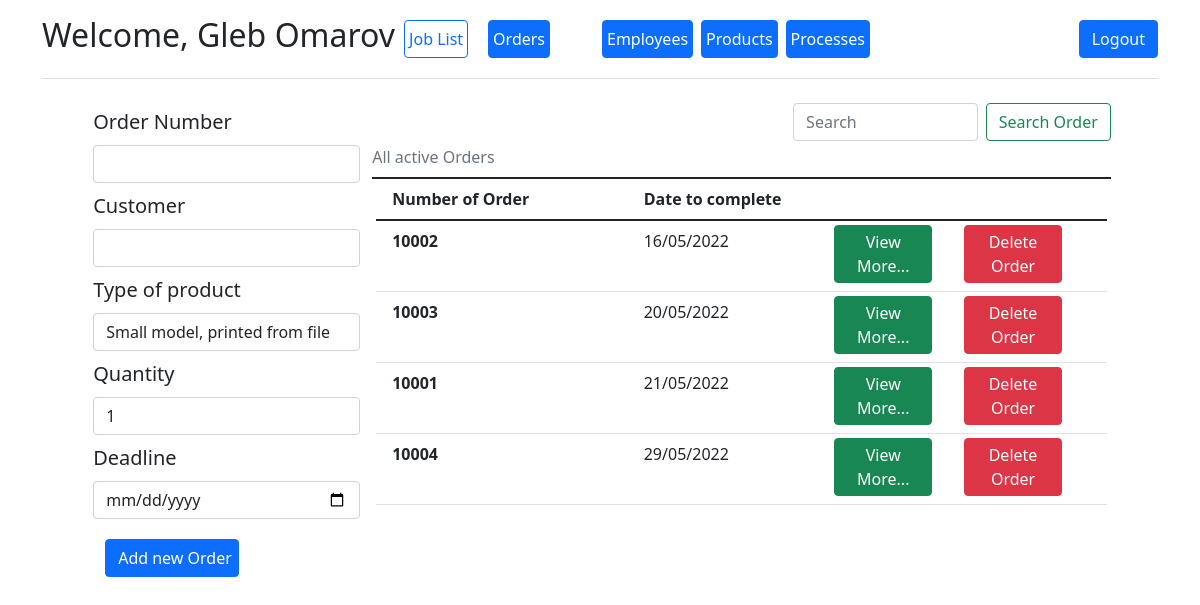
The page /add_order (signed in) on the database as committed earlier.
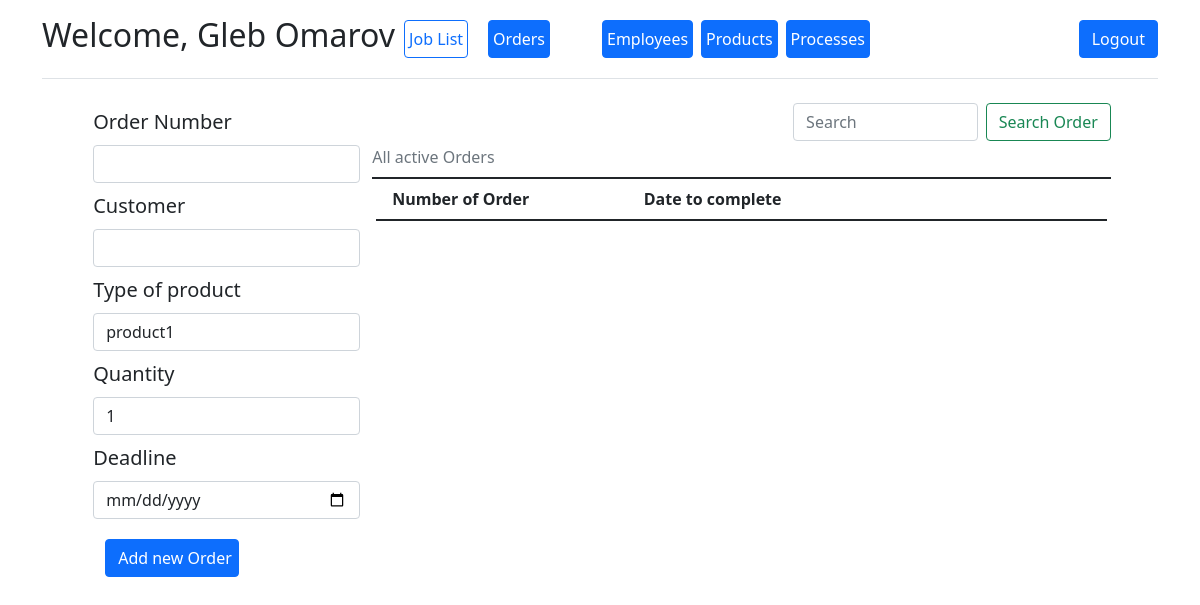
The same page on the database as committed later.
### app/models.py (models this page shows)
class Order(db.Model):
    order_id = db.Column(db.Integer, primary_key=True, nullable=False)
    customer = db.Column("Name", db.String)
    quantity = db.Column("Quantity", db.Integer)
    completed = db.Column("Completed", db.Boolean, default=False)
    date_to_complete = db.Column("Date_to_complete", db.Date)
    products = db.relationship("Product", secondary=orders_products, back_populates="orders")
    processes_in_order = db.relationship('ProcessInOrder', backref='Order', lazy='dynamic')

### app/routes.py (the view, shortened to what this page needs)
@process_app.route('/add_order', methods=['get', 'post'])
@login_required
def add_order():
    table = models.Order.query.filter_by(completed=False).order_by(models.Order.date_to_complete.asc())
    form = AddOrder()
    form.product.choices = [
        (product.product_id, product.name) for product in models.Product.query.filter(models.Product.active)
    ]
    return render_template('add_order.html', form=form, table=table)

### app/forms.py
class AddOrder(FlaskForm):
    order_id = IntegerField("Order Number", validators=[InputRequired()])
    quantity = IntegerField("Quantity", validators=[InputRequired()], default=1)
    customer = StringField("Customer", validators=[InputRequired()])
    date = DateField("Deadline", validators=[InputRequired()])
    product = SelectField("Type of product", validators=[InputRequired()])
    submit = SubmitField()

### app/__init__.py (called while the page is built)
@login_manager.user_loader
def load_user(user_id):
    return Employee.query.get(int(user_id))

### app/templates/add_order.html (shortened to what this page needs)
{% extends "base.html" %}
{% block content %}
<div class="container">
    <div class="row g-3 justify-content-md-center">
        {% if current_user.admin %}
        <form action="" method="post" class="d-flex flex-column w-25  fs-5">
            {{ form.order_id.label(class="form-label m-1") }}
            {{ form.order_id(class="form-control m-1") }}
            {{ form.customer.label(class="form-label m-1") }}
            {{ form.customer(class="form-control m-1") }}
            {{ form.product.label(class="form-label m-1") }}
            {{ form.product(class="form-control m-1") }}
            {{ form.quantity.label(class="form-label m-1") }}
            {{ form.quantity(class="form-control m-1") }}
            {{ form.date.label(class="form-label m-1") }}
            {{ form.date(class="form-control m-1") }}
            {{ form.submit(class="btn btn-primary m-3 w-50", value="Add new Order") }}
        </form>
        {% endif %}
        <div class="col-8">
            <form class="d-flex justify-content-end" action="{{ url_for('search_order') }}" method="post">
                <div class="col">
                </div>
                <input class="form-control me-2 w-25" type="search" placeholder="Search" aria-label="Search Order"
                       name="search_field">
                <button class="btn btn-outline-success" type="submit">Search Order</button>
            </form>
            <p class="text-secondary  border-bottom border-dark border-2 lh-lg pb-1 mb-1">All active Orders</p>
            <div class="container scroll">
                <div class="row border-bottom border-dark border-2">
                    <div class="col-4 pb-1 fw-bold lh-lg mx-1">Number of Order</div>
                    <div class="col-4 pb-1 fw-bold lh-lg mx-1">Date to complete</div>
                    <div class="w-25"></div>
                </div>
                {% for order in table %}
                <div class="row table-row border-bottom border-black-50 border-1">
                    <div class="col-4 pb-1 fw-bold lh-lg m-1">{{ order.order_id }}</div>
                    <div class="col-3 pb-1 fw-normal lh-lg m-1">{{ order.date_to_complete.strftime('%d/%m/%Y') }}</div>
                    <div class="col-2 pb-1 fw-normal lh-lg m-1">
                        <button type="button" data-bs-toggle="collapse" class="btn btn-success p-1"
                                data-bs-target="#o{{order.order_id}}"
                                aria-expanded="true" aria-controls="o{{order.order_id}}">View More...
                        </button>
                    </div>
                    <div class="col-2 pb-1 fw-bold lh-lg m-1">
                        <a href="{{ url_for('remove_order', order_id=order.order_id) }}" class="btn btn-danger p-1">Delete
                            Order</a>
                    </div>
                </div>
                {% endfor %}
            </div>
        </div>
    </div>
</div>
{% endblock %}

Rows that differ between the two databases and show on the page:
removed Order: order_id "10002", date_to_complete "16/05/2022"
removed Order: order_id "10003", date_to_complete "20/05/2022"
removed Order: order_id "10001", date_to_complete "21/05/2022"
removed Order: order_id "10004", date_to_complete "29/05/2022"
Other text that changed with them:
form field product: "Small model, printed from file" → "product1"
